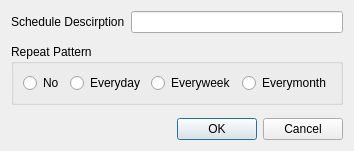
<?xml version="1.0" encoding="UTF-8"?>
<ui version="4.0">
 <class>ScheduleDialog</class>
 <widget class="QDialog" name="ScheduleDialog">
  <property name="geometry">
   <rect>
    <x>0</x>
    <y>0</y>
    <width>317</width>
    <height>151</height>
   </rect>
  </property>
  <property name="windowTitle">
   <string>View schedule</string>
  </property>
  <layout class="QVBoxLayout" name="verticalLayout">
   <item>
    <layout class="QHBoxLayout" name="horizontalLayout_2">
     <item>
      <widget class="QLabel" name="label">
       <property name="text">
        <string>Schedule Descirption</string>
       </property>
      </widget>
     </item>
     <item>
      <widget class="QLineEdit" name="memo"/>
     </item>
    </layout>
   </item>
   <item>
    <spacer name="verticalSpacer_2">
     <property name="orientation">
      <enum>Qt::Vertical</enum>
     </property>
     <property name="sizeType">
      <enum>QSizePolicy::Fixed</enum>
     </property>
     <property name="sizeHint" stdset="0">
      <size>
       <width>20</width>
       <height>5</height>
      </size>
     </property>
    </spacer>
   </item>
   <item>
    <widget class="QGroupBox" name="groupBox">
     <property name="title">
      <string>Repeat Pattern</string>
     </property>
     <layout class="QHBoxLayout" name="horizontalLayout">
      <item>
       <widget class="QRadioButton" name="radioButton_0">
        <property name="text">
         <string>No</string>
        </property>
       </widget>
      </item>
      <item>
       <widget class="QRadioButton" name="radioButton_1">
        <property name="text">
         <string>Everyday</string>
        </property>
       </widget>
      </item>
      <item>
       <widget class="QRadioButton" name="radioButton_2">
        <property name="text">
         <string>Everyweek</string>
        </property>
       </widget>
      </item>
      <item>
       <widget class="QRadioButton" name="radioButton_3">
        <property name="text">
         <string>Everymonth</string>
        </property>
       </widget>
      </item>
     </layout>
    </widget>
   </item>
   <item>
    <spacer name="verticalSpacer">
     <property name="orientation">
      <enum>Qt::Vertical</enum>
     </property>
     <property name="sizeHint" stdset="0">
      <size>
       <width>20</width>
       <height>40</height>
      </size>
     </property>
    </spacer>
   </item>
   <item>
    <widget class="QDialogButtonBox" name="buttonBox">
     <property name="orientation">
      <enum>Qt::Horizontal</enum>
     </property>
     <property name="standardButtons">
      <set>QDialogButtonBox::Cancel|QDialogButtonBox::Ok</set>
     </property>
    </widget>
   </item>
  </layout>
 </widget>
 <resources/>
 <connections>
  <connection>
   <sender>buttonBox</sender>
   <signal>accepted()</signal>
   <receiver>ScheduleDialog</receiver>
   <slot>accept()</slot>
   <hints>
    <hint type="sourcelabel">
     <x>225</x>
     <y>140</y>
    </hint>
    <hint type="destinationlabel">
     <x>157</x>
     <y>150</y>
    </hint>
   </hints>
  </connection>
  <connection>
   <sender>buttonBox</sender>
   <signal>rejected()</signal>
   <receiver>ScheduleDialog</receiver>
   <slot>reject()</slot>
   <hints>
    <hint type="sourcelabel">
     <x>293</x>
     <y>143</y>
    </hint>
    <hint type="destinationlabel">
     <x>286</x>
     <y>150</y>
    </hint>
   </hints>
  </connection>
 </connections>
</ui>
